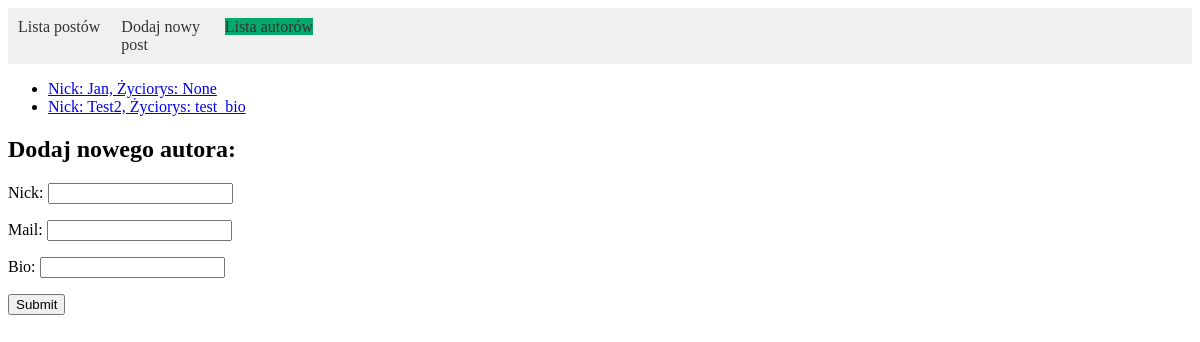
The app's page /authors_list/, older data.
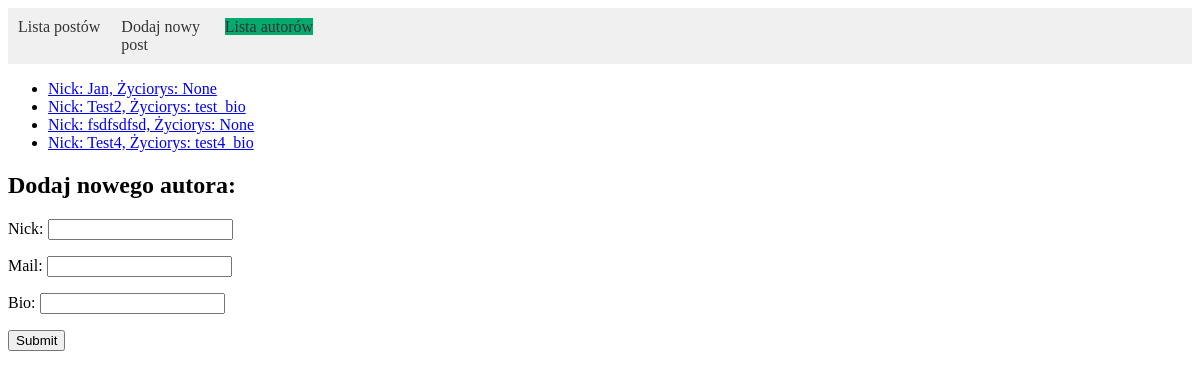
The same page, newer data.
### posts/models.py (models this page shows)
class Author(models.Model):
    nick = models.CharField(max_length=50)
    email = models.EmailField()
    bio = models.TextField(null=True)
    def __str__(self):
        return f"Nick: {self.nick}, Życiorys: {self.bio}"

### posts/views.py (the view, shortened to what this page needs)
# urls.py: path('authors_list/', authors_list, name='lista_autorow'),
def authors_list(request):
    authors = Author.objects.all()
    form = AuthorForm
    return render(
        request=request,
        template_name="posts/author_list.html",
        context={'authors': authors, 'title': 'Lista postów', 'active_tab': 'authors_list', 'form': form}
    )

### posts/templates/posts/author_list.html (shortened to what this page needs)
{% extends 'posts/main.html' %}
{% block content %}
    <ul>
        {% for a in authors %}
            <li><a href="{% url "posts:autor" a.id %}">{{ a }}</a></li>
        {% endfor %}
    </ul>
    <h2>Dodaj nowego autora:</h2>
<form method="post">
    {{ form.as_p }}
    <button type="submit">Submit</button>
</form>
{% endblock %}

Row changes from the older to the newer data that the page shows:
added Author: nick+bio "Nick: fsdfsdfsd, Życiorys: None"
added Author: nick+bio "Nick: Test4, Życiorys: test4_bio"
